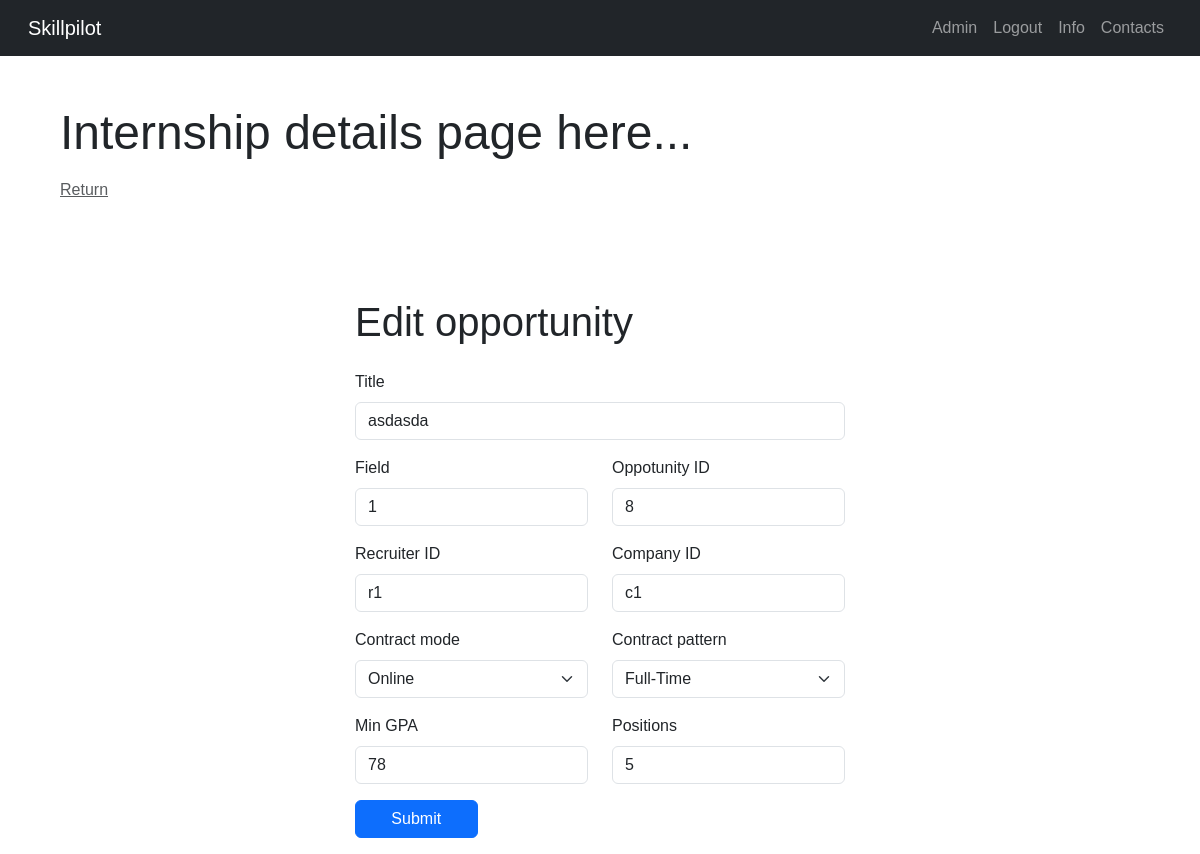
The app's page /internship-details/8/ (signed in), older data.
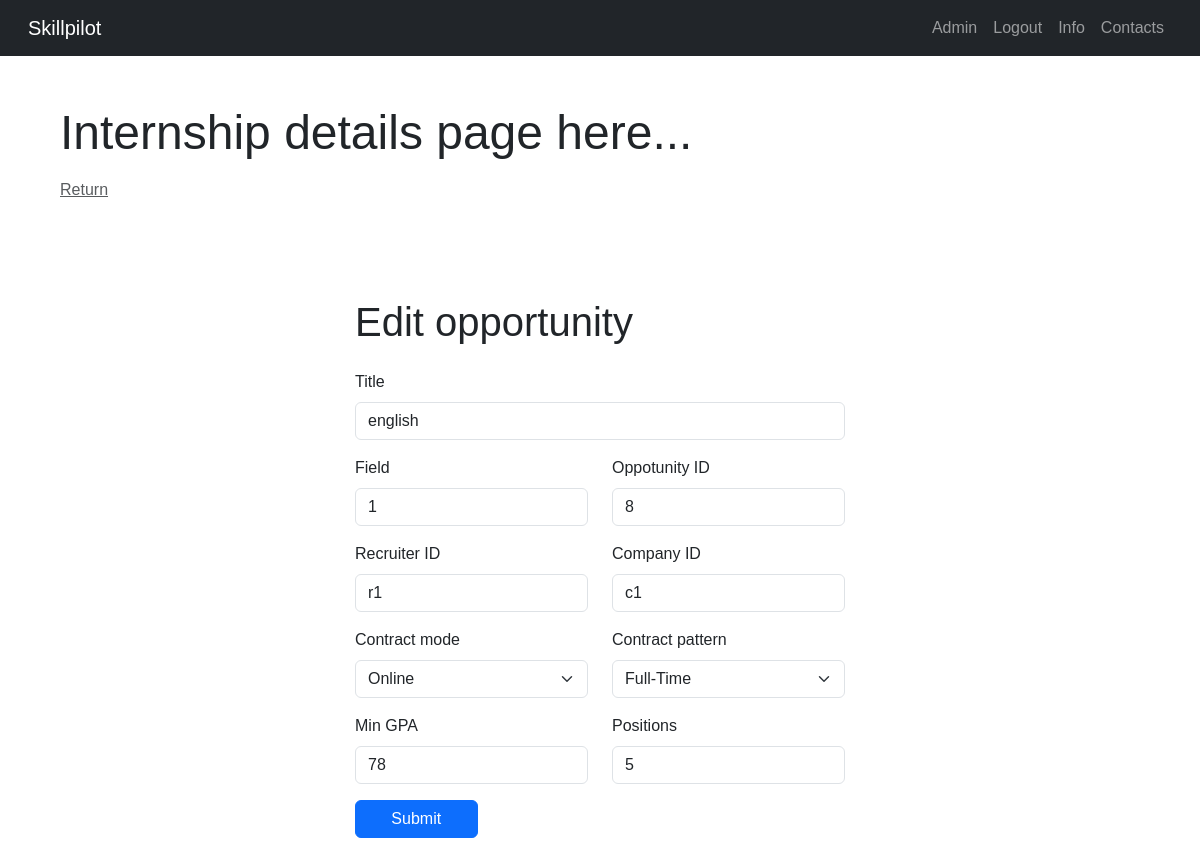
The same page, newer data.
### core/models.py (models this page shows)
class Internship(models.Model):
    class pattern(models.TextChoices):
        FULL_TIME = 'FT', _('Full-Time')
        PART_TIME = 'PT', _('Part-Time')
    class mode(models.TextChoices):
        ONLINE = 'online', _('Online')
        IN_PERSON = 'in-person', _('In-Person')
        HYBRID = 'hybrid', _('Hybrid')
    internshipID = models.CharField(max_length = 10, primary_key= True)
    companyID = models.ForeignKey('core.Company', on_delete = models.CASCADE)
    recruiterID = models.ForeignKey('core.Recruiter', on_delete = models.CASCADE)
    contractMode = models.CharField(max_length=10, choices= mode.choices)
    contractPattern = models.CharField(max_length = 2, choices= pattern.choices)
    numberPositions = models.SmallIntegerField()
    field = models.CharField(max_length = 20)
    title = models.CharField(max_length = 30)
    minGPA = models.SmallIntegerField()

### core/decorators.py (the view)
        def wrapper_func(request, *args, **kwargs):
            group = None
            if request.user.groups.exists():
                group = request.user.groups.all()[0].name
            if group in allowed_roles:
                return view_func(request, *args, **kwargs)
            else:
                return redirect('home')

### core/views.py (called while the page is built)
@login_required
@allowed_users(allowed_roles=['Admin'])
def internshipDetails(request, internshipID):
    internship = get_object_or_404(Internship, pk=internshipID)
    if request.method == 'POST':
        form = InternshipForm(request.POST, instance=internship)
        if form.is_valid():
            form.save()
    else:
        form = InternshipForm(instance=internship)
    context = {'form': form, 'internship': internship}
    return render(request, 'internship-details.html', context)

### core/templates/internship-details.html (shortened to what this page needs)
{% extends "base.html" %}
{% load static %}
{% block content %}
    <div class="container-fluid">
        <p class="display-5 mt-5 ms-5">Internship details page here...</p>
        <a class="text-muted mt-5 ms-5" href="{% url 'admin_page' %}">Return</a>
        <div class="row my-5 justify-content-center">
            <div class="col-md-auto mx-5">
                <h3 class="display-6 mt-5 mb-4">Edit opportunity</h3>
                <form method="POST" action="{% url 'internship-details' internship.internshipID %}" autocomplete="off" enctype="multipart/form-data">
                    <div class="mb-3">
                        <label for="titleInput" class="form-label">Title</label>
                        {{ form.title }}
                    </div>
                    <div class="row">
                        <div class="mb-3 col">
                            <label for="fieldInput" class="form-label">Field</label>
                            {{ form.field }}
                        </div>
                        <div class="mb-3 col">
                            <label for="internshipIDInput" class="form-label">Oppotunity ID</label>
                            {{ form.internshipID }}
                        </div>
                    </div>
                    <div class="row">
                        <div class="mb-3 col">
                            <label for="recruiterIDInput" class="form-label">Recruiter ID</label>
                            {{ form.recruiterID }}
                        </div>
                        <div class="mb-3 col">
                            <label for="companyIDInput" class="form-label">Company ID</label>
                            {{ form.companyID }}
                        </div>
                    </div>
                    <div class="row mb-3">
                        <div class="col">
                            <label for="contractmodeInput" class="form-label">Contract mode</label>
                            {{ form.contractMode }}
                        </div>
                        <div class="col">
                            <label for="contractpatternInput" class="form-label">Contract pattern</label>
                            {{ form.contractPattern }}
                        </div>
                    </div>
                    <div class="row mb-3">
                        <div class="col">
                            <label for="minGPAInput" class="form-label">Min GPA</label>
                            {{ form.minGPA }}
                        </div>
                        <div class="col">
                            <label for="numberPositionsInput" class="form-label">Positions</label>
                            {{ form.numberPositions }}
                        </div>
                    </div>
                    <div class="mb-3">
                        <button type="submit" class="btn btn-primary col-3">Submit</button>
                    </div>
                </form>
            </div>
        </div>
    </div>
{% endblock %}

Row changes from the older to the newer data that the page shows:
changed Internship "Online": title "asdasda" → "english"
